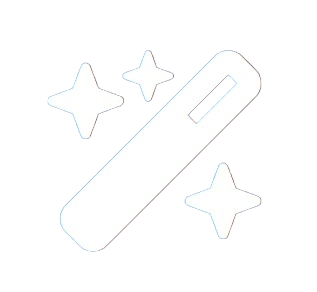
#> input picture images/wand.png, 317 x 292 px, found by its file name
$ python test.py
#> lines starting #> are read from the running program, lines starting #| are printed output that depends on the picture; after the words box and inside, x2 and y2 are one past the last pixel; in counts of white or black regions, pixels touching at a corner belong together
from PIL import Image, ImageOps

def make_image_white(image_path):
    """Converts an image to pure white using grayscale and thresholding."""
#> called with image_path = './public/wand.png'
    image = Image.open(image_path).convert('L')  # Convert to grayscale
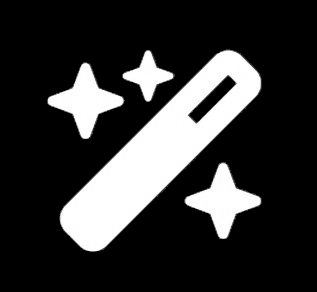
#> image: PIL image 317x292 L; min 0, max 255, mean 52.5
    threshold = 200  # Adjust this value as needed
    image = image.point(lambda p: p > threshold and 255)  # Set pixels above threshold to white
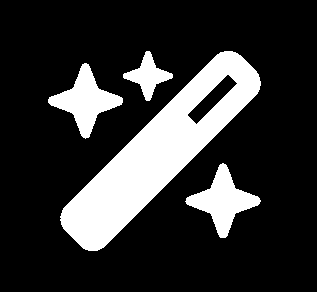
#> image: PIL image 317x292 L; 19.9% white; 4 white regions, box (x1, y1, x2, y2) and area: (60, 51, 261, 251) 13025, (48, 63, 123, 139) 2217, (185, 163, 261, 238) 2211, (123, 51, 173, 101) 972
    return image

# Example usage:
new_image = make_image_white("./public/wand.png")
new_image.save("white_wand.png")

$ run again, with images/clip.png copied over images/wand.png
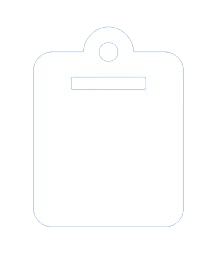
#> input picture images/clip.png, 222 x 265 px, found by its file name
#> in make_image_white, `image = Image.open(image_path).convert('L')`:
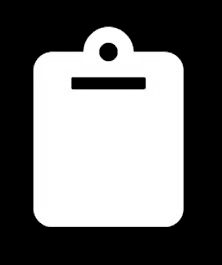
#> image: PIL image 222x265 L; min 0, max 255, mean 111.8
#> in make_image_white, `image = image.point(lambda p: p > threshold and 255)`:
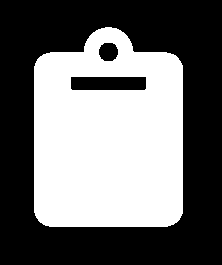
#> image: PIL image 222x265 L; 43.3% white; 1 white region, box (x1, y1, x2, y2) and area: (34, 27, 183, 227) 25494
